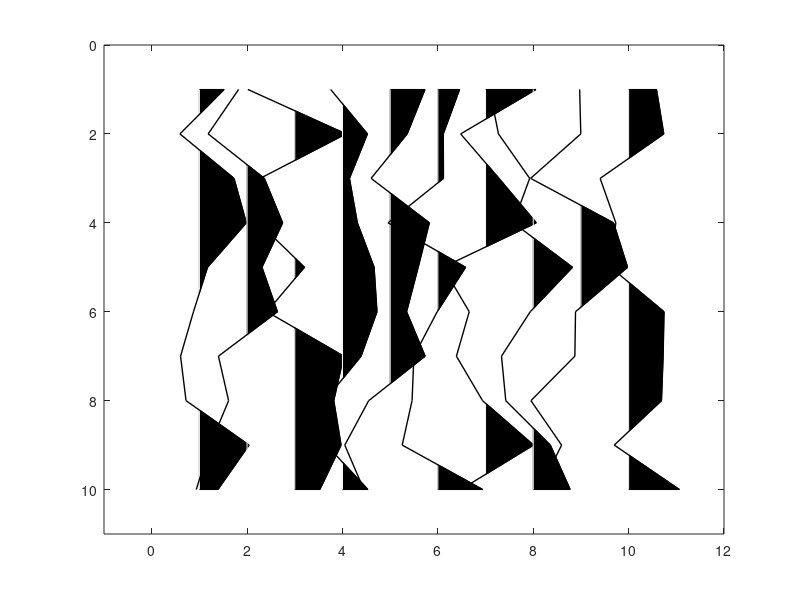

Write the MATLAB code that produced this figure.

function wigb(a,scal,x,z,amx)
%WIGB: Plot seismic data using wiggles.
%
%  WIGB(a,scal,x,z,amx)
%
%  IN  a:     seismic data (a matrix, traces are columns)
%      scale: multiple data by scal
%      x:     horizontal axis (often offset)
%      z:     vertical axis (often time)
%
%  Note
%
%    If only 'a' is enter, 'scal,x,z,amn,amx' are set automatically;
%    otherwise, 'scal' is a scalar; 'x, z' are vectors for annotation in
%    offset and time, amx are the amplitude range.
%
%
%  Author(s): Xingong Li (Intseis, Integrated Seismic Solutions)
%  Copyright 1998-2003 Xingong
%  Revision: 1.2  Date: Dec/2002
%  Copyright 2018 Yi Lin
%  Revision: 1.3  Date: April/2018
%  fix a bug: when a trace has its values being all negative and the same, and
% also very small, e.g. trace(:,17) = -1.39e-17, the original code fails. I fixed
% this bug by simply modify the line 75.

 if nargin == 0, nx=10;nz=10; a = rand(nz,nx)-0.5; end;

 [nz,nx]=size(a);

 trmx= max(abs(a));
 if (nargin <= 4); amx=mean(trmx);  end;
 if (nargin <= 2); x=[1:nx]; z=[1:nz];  end;
 if (nargin <= 1); scal =1; end;

 if nx <= 1; disp(' ERR:PlotWig: nx has to be more than 1');return;end;

 % take the average as dx

	dx1 = abs(x(2:nx)-x(1:nx-1));
 	dx = median(dx1);


 dz=z(2)-z(1);
 xmx=max(max(a)); xmn=min(min(a));

 if scal == 0; scal=1; end;
 a = a * dx /amx;
 a = a * scal;

 fprintf(' PlotWig: data range [%f, %f], plotted max %f \n',xmn,xmx,amx);

% set display range

 x1=min(x)-2.0*dx; x2=max(x)+2.0*dx;
 z1=min(z)-dz; z2=max(z)+dz;

 set(gca,'NextPlot','add','Box','on', ...
  'XLim', [x1 x2], ...
  'YDir','reverse', ...
  'YLim',[z1 z2]);



	fillcolor = [0 0 0];
	linecolor = [0 0 0];
	linewidth = 1.;

	z=z'; 	% input as row vector
	zstart=z(1);
	zend  =z(nz);

for i=1:nx,

  if trmx(i) ~= 0 && trmx(i) >= 1e-8;    % skip the zero traces, fix the bug
	tr=a(:,i); 	% --- one scale for all section
  	s = sign(tr) ;
  	i1= find( s(1:nz-1) ~= s(2:nz) );	% zero crossing points
	npos = length(i1);


	%12/7/97
	zadd = i1 + tr(i1) ./ (tr(i1) - tr(i1+1)); %locations with 0 amplitudes
	aadd = zeros(size(zadd));

	[zpos,vpos] = find(tr >0);
	[zz,iz] = sort([zpos; zadd]); 	% indices of zero point plus positives
	aa = [tr(zpos); aadd];
	aa = aa(iz);

	% be careful at the ends
		if tr(1)>0, 	a0=0; z0=1.00;
		else, 		a0=0; z0=zadd(1);
		end;
		if tr(nz)>0, 	a1=0; z1=nz;
		else, 		a1=0; z1=max(zadd);
		end;

	zz = [z0; zz; z1; z0];
 	aa = [a0; aa; a1; a0];

	zzz = zstart + zz*dz -dz;

patch( aa+x(i) , zzz,  fillcolor);

% 	line( 'Color',[1 1 1],'EraseMode','background',  ...
%          'Xdata', x(i)+[0 0], 'Ydata',[zstart zend]); % remove zero line
     	line( 'Color',[1 1 1],  ...
         'Xdata', x(i)+[0 0], 'Ydata',[zstart zend]); % remove zero line

%'LineWidth',linewidth, ...
%12/7/97 'Xdata', x(i)+[0 0], 'Ydata',[z0 z1]*dz);	% remove zero line

% 	line( 'Color',linecolor,'EraseMode','background',  ...
% 	 'LineWidth',linewidth, ...
% 	 'Xdata', tr+x(i), 'Ydata',z);	% negatives line

 	line( 'Color',linecolor,  ...
	 'LineWidth',linewidth, ...
	 'Xdata', tr+x(i), 'Ydata',z);	% negatives line

   else % zeros trace
% line( 'Color',linecolor,'EraseMode','background',  ...
% 	 'LineWidth',linewidth, ...
%          'Xdata', [x(i) x(i)], 'Ydata',[zstart zend]);

     line( 'Color',linecolor,  ...
	 'LineWidth',linewidth, ...
         'Xdata', [x(i) x(i)], 'Ydata',[zstart zend]);

   end;
end;
